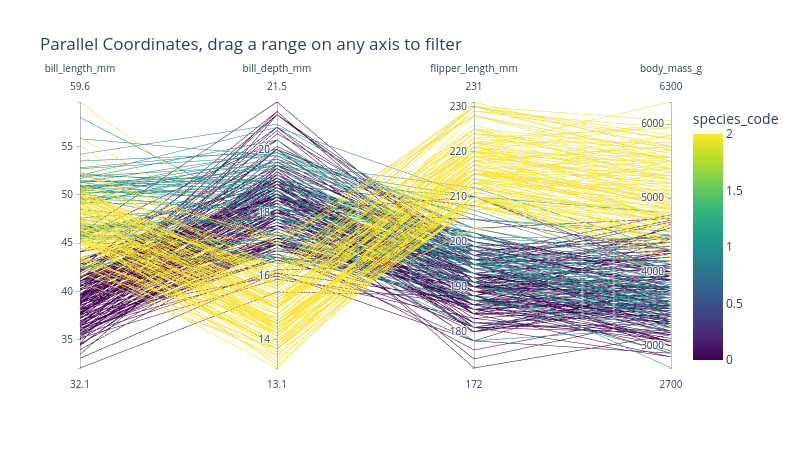

Notebook code for this chart:
### Markdown cell above
<a id="d7-parallel"></a>

### D7 · Parallel Coordinates

Each vertical axis is a variable; each line is one observation. Drag a selection range on any axis to filter. Excellent for spotting which variable combinations cluster together.

[↑ Appendix](#appendix)

### Code cell
df_p = df.copy()
df_p["species_code"] = (
    df_p["species"].astype("category").cat.codes
)  # encode 0=Adelie, 1=Chinstrap, 2=Gentoo

fig = px.parallel_coordinates(
    df_p,
    color="species_code",
    dimensions=["bill_length_mm", "bill_depth_mm", "flipper_length_mm", "body_mass_g"],
    color_continuous_scale="Viridis",
    title="Parallel Coordinates, drag a range on any axis to filter",
    width=800,
    height=450,
)
fig.show()
# Edit: dimensions= list → include or exclude columns
# Edit: color_continuous_scale= → 'Plasma', 'Cividis', 'Turbo'
# Edit: drag on any axis in the chart to isolate a subset of lines

### Figure 1 — Plotly figure (JSON) as saved in the notebook; plotly's stock layout.template omitted (floating-point values rounded to 4 significant figures; data arrays with more than 128 entries replaced by an {"elided": "..."} marker saying what was removed)
{"data": [{"dimensions": [{"label": "bill_length_mm", "values": {"elided": "333 float values"}}, {"label": "bill_depth_mm", "values": {"elided": "333 float values"}}, {"label": "flipper_length_mm", "values": {"elided": "333 float values"}}, {"label": "body_mass_g", "values": {"elided": "333 float values"}}], "domain": {"x": [0, 1], "y": [0, 1]}, "line": {"color": {"elided": "333 int values"}, "coloraxis": "coloraxis"}, "name": "", "type": "parcoords"}], "layout": {"coloraxis": {"colorbar": {"title": {"text": "species_code"}}, "colorscale": [[0, "#440154"], [0.1111, "#482878"], [0.2222, "#3e4989"], [0.3333, "#31688e"], [0.4444, "#26828e"], [0.5556, "#1f9e89"], [0.6667, "#35b779"], [0.7778, "#6ece58"], [0.8889, "#b5de2b"], [1, "#fde725"]]}, "height": 450, "legend": {"tracegroupgap": 0}, "title": {"text": "Parallel Coordinates, drag a range on any axis to filter"}, "width": 800}}
